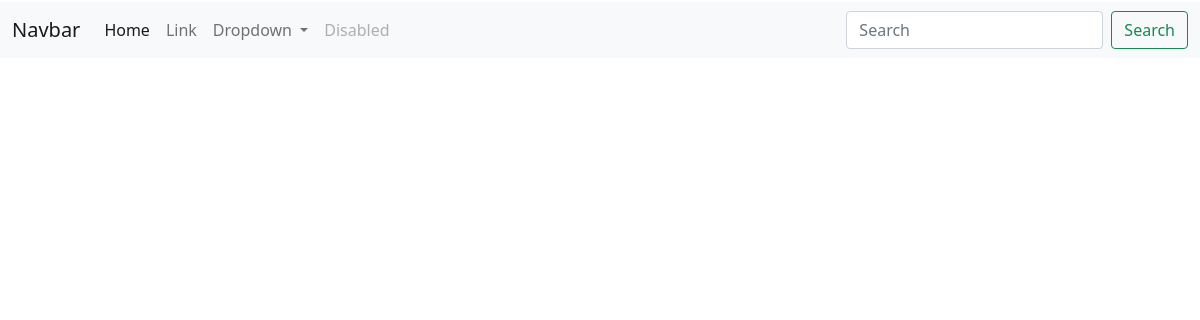
/post/, run on an earlier commit of the app's database.
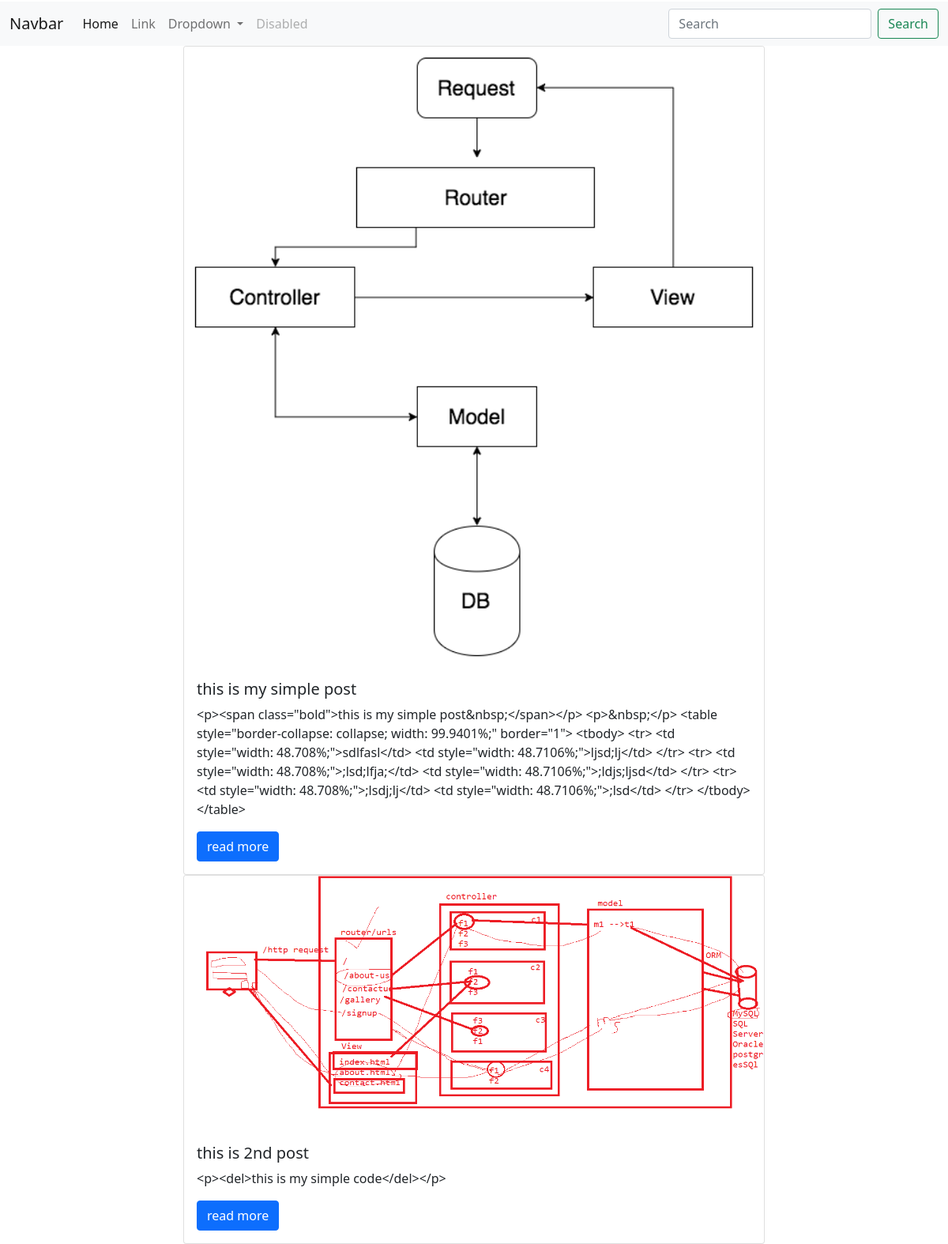
And on a later commit of the database.
### posts/models.py (models this page shows, shortened)
class Posts(models.Model):
    title = models.CharField(max_length=200)
    content = models.TextField()
    img = models.ImageField(upload_to='blog/')
    post_date = models.DateField(auto_now=True)
    cateogry = models.ForeignKey(Category,on_delete=models.CASCADE)

### posts/views.py (the view)
# urls.py: path('post/',include('posts.urls'))
def posts(request):
    posts = Posts.objects.all()
    context = {
        'posts':posts
    }
    return render(request,'posts.html',context)

### templates/posts.html (shortened to what this page needs)
{% extends 'master/master.html' %}
{% block 'content' %}
 <div class="container">
     <div class="row justify-content-md-center">
          <div class="col-8">
            {% for p in posts %}
              <div class="card">
                  <img src="{{MEDIA_URL}}{{p.img.url}}" class="card-img-top" alt="...">
                  <div class="card-body">
                    <h5 class="card-title">{{p.title}}</h5>
                    <p class="card-text">{{p.content}}</p>
                    <a href="#" class="btn btn-primary">read more</a>
                  </div>
               </div>
              {% endfor %}
          </div>
     </div>
 </div>
{% endblock %}

### templates/master/master.html (shortened to what this page needs)
<!DOCTYPE html>
{% load static %}
<html lang="en">
<head>
    <link href="https://cdn.jsdelivr.net/npm/bootstrap@5.1.3/dist/css/bootstrap.min.css" rel="stylesheet">
    <link rel="stylesheet" href="{% static 'css/style.css' %}">
</head>
<body>
<nav class="navbar navbar-expand-lg navbar-light bg-light">
  <div class="container-fluid">
    <a class="navbar-brand" href="#">Navbar</a>
    <div class="collapse navbar-collapse" id="navbarSupportedContent">
      <ul class="navbar-nav me-auto mb-2 mb-lg-0">
        <li class="nav-item">
          <a class="nav-link active" aria-current="page" href="#">Home</a>
        </li>
        <li class="nav-item">
          <a class="nav-link" href="#">Link</a>
        </li>
        <li class="nav-item dropdown">
          <a class="nav-link dropdown-toggle" href="#" id="navbarDropdown" role="button" data-bs-toggle="dropdown" aria-expanded="false">
            Dropdown
          </a>
        </li>
        <li class="nav-item">
          <a class="nav-link disabled">Disabled</a>
        </li>
      </ul>
      <form class="d-flex">
        <input class="form-control me-2" type="search" placeholder="Search" aria-label="Search">
        <button class="btn btn-outline-success" type="submit">Search</button>
      </form>
    </div>
  </div>
</nav>
{% block 'content' %}
{% endblock %}
</body>
</html>

### static/css/style.css (style rules this page uses)
body { margin:0px; padding:0px; }
nav { margin-top:-1.8%; top:0px; }

What changed in the data, as far as the page shows it:
added Posts: img (picture), title "this is my simple post", content "<p><span class=\"bold\">this is my simple post&nbsp;</span></p> <p>&nbsp;</p> <table style=\"border-collapse: collapse; width: 99.9401%;\" border=\"1\"> <tbody> <tr> <td style=\"width: 48.708%;\">sdlfasl</td> <td style=\"width: 48.7106%;\">ljsd;lj</td> </tr> <tr> <td style=\"width: 48.708%;\">;lsd;lfja;</td> <td style=\"width: 48.7106%;\">;ldjs;ljsd</td> </tr> <tr> <td style=\"width: 48.708%;\">;lsdj;lj</td> <td style=\"width: 48.7106%;\">;lsd</td> </tr> </tbody> </table>"
added Posts: img (picture), title "this is 2nd post", content "<p><del>this is my simple code</del></p>"
